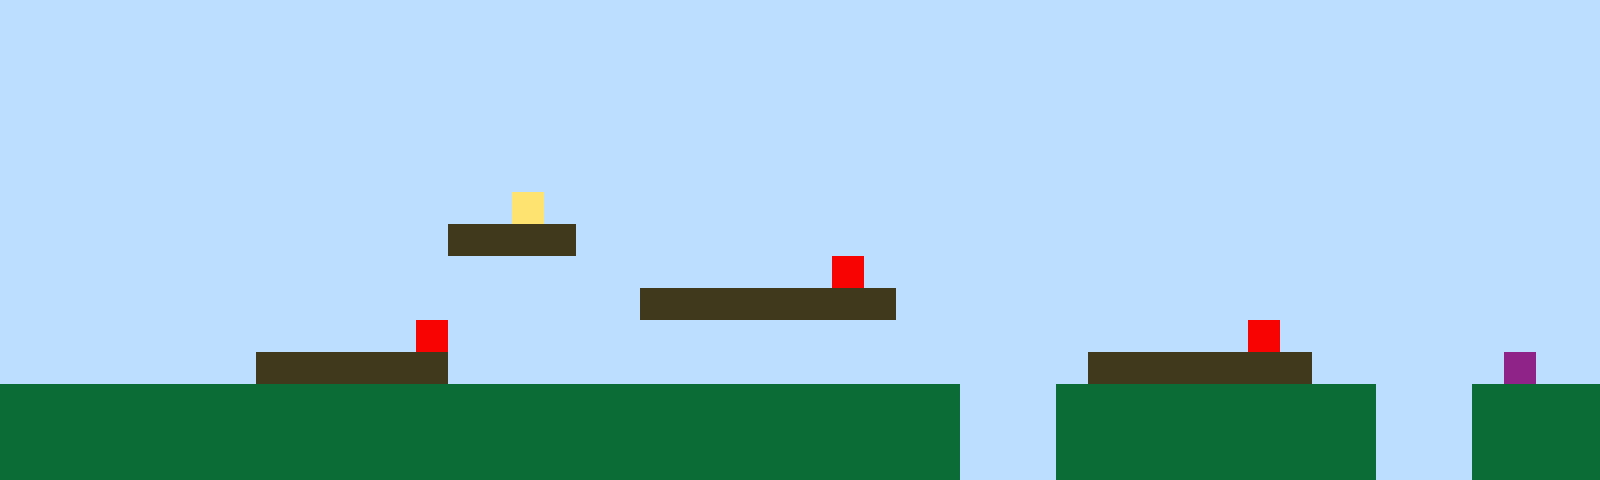

This is a level from a 2D game, rendered from its Tiled map with the project's own tilesets. A one-line summary and the complete map file follow:
An orthogonal 50x15 tile map with 32x32 px tiles, 1 tile layer (Tile Layer 1).

<map version="1.10" tiledversion="1.11.2" orientation="orthogonal" renderorder="right-up" width="50" height="15" tilewidth="32" tileheight="32" infinite="0" nextlayerid="2" nextobjectid="1"><editorsettings><export target="map1.csv" format="csv" /></editorsettings><tileset firstgid="1" name="sprites" tilewidth="32" tileheight="32" tilecount="6" columns="3"><image source="sprites.png" width="96" height="64" /></tileset><layer id="1" name="Tile Layer 1" width="50" height="15"><data encoding="csv">1,1,1,1,1,1,1,1,1,1,1,1,1,1,1,1,1,1,1,1,1,1,1,1,1,1,1,1,1,1,1,1,1,1,1,1,1,1,1,1,1,1,1,1,1,1,1,1,1,1,1,1,1,1,1,1,1,1,1,1,1,1,1,1,1,1,1,1,1,1,1,1,1,1,1,1,1,1,1,1,1,1,1,1,1,1,1,1,1,1,1,1,1,1,1,1,1,1,1,1,1,1,1,1,1,1,1,1,1,1,1,1,1,1,1,1,1,1,1,1,1,1,1,1,1,1,1,1,1,1,1,1,1,1,1,1,1,1,1,1,1,1,1,1,1,1,1,1,1,1,1,1,1,1,1,1,1,1,1,1,1,1,1,1,1,1,1,1,1,1,1,1,1,1,1,1,1,1,1,1,1,1,1,1,1,1,1,1,1,1,1,1,1,1,1,1,1,1,1,1,1,1,1,1,1,1,1,1,1,1,1,1,1,1,1,1,1,1,1,1,1,1,1,1,1,1,1,1,1,1,1,1,1,1,1,1,1,1,1,1,1,1,1,1,1,1,1,1,1,1,1,1,1,1,1,1,1,1,1,1,1,1,1,1,1,1,1,1,1,1,1,1,1,1,1,1,1,1,1,1,1,1,1,1,1,1,1,1,1,1,1,1,1,1,1,1,1,1,1,1,1,1,1,1,1,1,1,1,1,1,1,1,1,1,1,1,4,1,1,1,1,1,1,1,1,1,1,1,1,1,1,1,1,1,1,1,1,1,1,1,1,1,1,1,1,1,1,1,1,1,1,1,1,1,1,1,1,1,1,1,1,1,1,1,3,3,3,3,1,1,1,1,1,1,1,1,1,1,1,1,1,1,1,1,1,1,1,1,1,1,1,1,1,1,1,1,1,1,1,1,1,1,1,1,1,1,1,1,1,1,1,1,1,1,1,1,1,1,1,1,1,1,1,1,1,1,5,1,1,1,1,1,1,1,1,1,1,1,1,1,1,1,1,1,1,1,1,1,1,1,1,1,1,1,1,1,1,1,1,1,1,1,1,1,1,1,1,1,1,1,3,3,3,3,3,3,3,3,1,1,1,1,1,1,1,1,1,1,1,1,1,1,1,1,1,1,1,1,1,1,1,1,1,1,1,1,1,1,1,1,1,1,1,5,1,1,1,1,1,1,1,1,1,1,1,1,1,1,1,1,1,1,1,1,1,1,1,1,1,5,1,1,1,1,1,1,1,1,1,1,1,1,1,1,1,1,1,1,3,3,3,3,3,3,1,1,1,1,1,1,1,1,1,1,1,1,1,1,1,1,1,1,1,1,3,3,3,3,3,3,3,1,1,1,1,1,1,6,1,1,2,2,2,2,2,2,2,2,2,2,2,2,2,2,2,2,2,2,2,2,2,2,2,2,2,2,2,2,2,2,1,1,1,2,2,2,2,2,2,2,2,2,2,1,1,1,2,2,2,2,2,2,2,2,2,2,2,2,2,2,2,2,2,2,2,2,2,2,2,2,2,2,2,2,2,2,2,2,2,2,1,1,1,2,2,2,2,2,2,2,2,2,2,1,1,1,2,2,2,2,2,2,2,2,2,2,2,2,2,2,2,2,2,2,2,2,2,2,2,2,2,2,2,2,2,2,2,2,2,2,1,1,1,2,2,2,2,2,2,2,2,2,2,1,1,1,2,2,2,2</data></layer></map>
